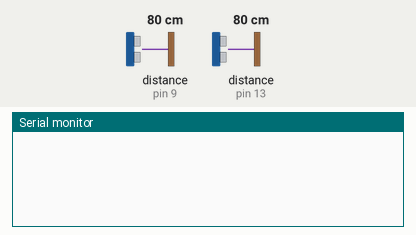
A sketch run on a simulated Arduino Uno, built with avr-gcc and run on an emulated ATmega328P. Shown: the last lines printed to the serial monitor. Wiring (inferred from the names in the program): 2 × ultrasonic range finder: trigger pin 8, echo pin 9 / trigger pin 12, echo pin 13. The inputs (shaded band) are chosen by the test bench; at power-on: distance to the obstacle (sensors on pin 9, pin 13) 80 cm. The echo pulse lasts 58.3 µs per cm.

Above: at 1.8 s.
1.9 s: distance to the obstacle (sensor on pin 9) set to 2 cm
At 2.8 s:
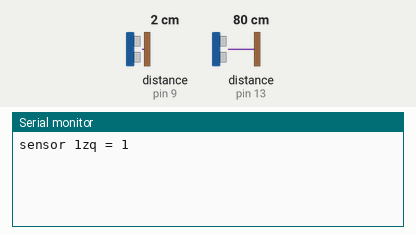
4.5 s: distance to the obstacle (sensor on pin 13) set to 2 cm
At 5.4 s:
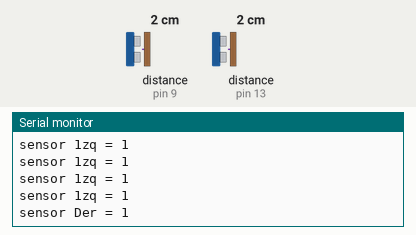
7.5 s: distance to the obstacle (sensor on pin 9) set to 4 cm
At 8.8 s:
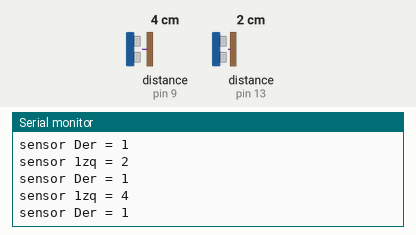
9.0 s: distance to the obstacle (sensor on pin 13) set to 250 cm
At 9.9 s:
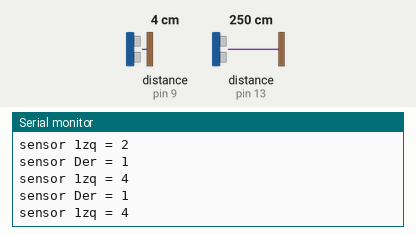
Timing chart, 0 to 12.0 s (numbered marks = the images above; inputs shaded):
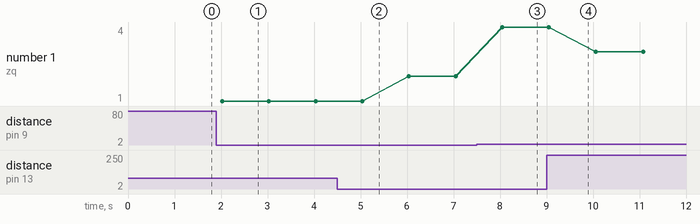

Measured:
- after the input at 1.9 s, the serial monitor: prints a new line after 0.12 s (image 1)
- after the input at 4.5 s, the serial monitor: prints a new line after 0.56 s (image 2)
- after the input at 7.5 s, the serial monitor: prints a new line after 0.55 s (image 3)
- plotted number 1: 1 → 2 after the input at 4.5 s, 2 → 4 after the input at 7.5 s, 4 → 3 after the input at 9.0 s

The sketch:

Ultrasonico_minisumo.ino
```cpp
int trig1=8;
int echo1=9;

int trig2=12;
int echo2=13;


boolean ultrasonicoIzq=false;
boolean ultrasonicoDer=false;

void setup(){
     Serial.begin(9600);
     pinMode(trig1,OUTPUT);
     pinMode(trig2,OUTPUT);
     pinMode(echo1,INPUT);
     pinMode(echo2,INPUT);
}

void loop(){
  calculoUltrasonico1();
  Serial.println("");
  calculoUltrasonico2();
  Serial.println("");
//  calculoUltrasonico1();
/*
  if (ultrasonicoDer==true && ultrasonicoIzq==false){
      Serial.println("derecho");
  }

  if (ultrasonicoDer==false && ultrasonicoIzq==true){
       Serial.println("izquierda");
  }

   if (ultrasonicoDer==true && ultrasonicoIzq==true){
       Serial.println("Adelenate");
  }

  if (ultrasonicoDer==false && ultrasonicoIzq==false){

  }
  */
  delay(1000);


}


//CALIBRACION DE SENSORES ULTRASONICOS//

void calculoUltrasonico1(){ // IZQUIERDO
    digitalWrite(trig1, HIGH);  // Flanco ascendente
    delayMicroseconds(100);    // Duracion del pulso
    digitalWrite(trig1, LOW);  // Flanco descendente
    int duracion = pulseIn(echo1, HIGH);
    int distancia = (duracion/2) / 29;

     if(distancia>=0 && distancia <= 50){
       Serial.print("sensor 1zq = ");
       Serial.print (distancia);
       // Serial.println("");
        ultrasonicoIzq=true;
    }
    else{
        ultrasonicoIzq=false;
    }
}

void calculoUltrasonico2(){ //DERECHO
    digitalWrite(trig2, HIGH);  // Flanco ascendente
    delayMicroseconds(100);        // Duracion del pulso
    digitalWrite(trig2, LOW);  // Flanco descendente
    int duracion = pulseIn(echo2, HIGH);
    int distancia= (duracion/2) / 29;

    if(distancia>=0 && distancia <= 50){
       Serial.print("sensor Der = ");
       Serial.print (distancia);
       // Serial.println("");
        ultrasonicoDer=true;
    }
    else{
        ultrasonicoDer=false;
    }
}
```
